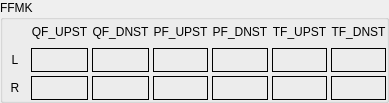
             <widget class="QGroupBox" name="groupBox">
              <property name="title">
               <string>FFMK</string>
              </property>
              <layout class="QGridLayout" name="gridLayout_3">
               <property name="leftMargin">
                <number>0</number>
               </property>
               <property name="topMargin">
                <number>0</number>
               </property>
               <property name="rightMargin">
                <number>0</number>
               </property>
               <property name="bottomMargin">
                <number>0</number>
               </property>
               <property name="spacing">
                <number>4</number>
               </property>
               <item row="1" column="6">
                <widget class="QLabel" name="tf_dnst_l_r">
                 <property name="minimumSize">
                  <size>
                   <width>0</width>
                   <height>24</height>
                  </size>
                 </property>
                 <property name="maximumSize">
                  <size>
                   <width>16777215</width>
                   <height>24</height>
                  </size>
                 </property>
                 <property name="frameShape">
                  <enum>QFrame::Box</enum>
                 </property>
                 <property name="text">
                  <string/>
                 </property>
                </widget>
               </item>
               <item row="0" column="1">
                <widget class="QLabel" name="label_qf_upst_r">
                 <property name="minimumSize">
                  <size>
                   <width>0</width>
                   <height>24</height>
                  </size>
                 </property>
                 <property name="maximumSize">
                  <size>
                   <width>16777215</width>
                   <height>24</height>
                  </size>
                 </property>
                 <property name="text">
                  <string>QF_UPST</string>
                 </property>
                 <property name="alignment">
                  <set>Qt::AlignCenter</set>
                 </property>
                </widget>
               </item>
               <item row="0" column="5">
                <widget class="QLabel" name="label_tf_upst_r">
                 <property name="minimumSize">
                  <size>
                   <width>0</width>
                   <height>24</height>
                  </size>
                 </property>
                 <property name="maximumSize">
                  <size>
                   <width>16777215</width>
                   <height>24</height>
                  </size>
                 </property>
                 <property name="text">
                  <string>TF_UPST</string>
                 </property>
                 <property name="alignment">
                  <set>Qt::AlignCenter</set>
                 </property>
                </widget>
               </item>
               <item row="1" column="2">
                <widget class="QLabel" name="qf_dnst_l_r">
                 <property name="minimumSize">
                  <size>
                   <width>0</width>
                   <height>24</height>
                  </size>
                 </property>
                 <property name="maximumSize">
                  <size>
                   <width>16777215</width>
                   <height>24</height>
                  </size>
                 </property>
                 <property name="frameShape">
                  <enum>QFrame::Box</enum>
                 </property>
                 <property name="text">
                  <string/>
                 </property>
                </widget>
               </item>
               <item row="0" column="3">
                <widget class="QLabel" name="label_pf_upst_r">
                 <property name="minimumSize">
                  <size>
                   <width>0</width>
                   <height>24</height>
                  </size>
                 </property>
                 <property name="maximumSize">
                  <size>
                   <width>16777215</width>
                   <height>24</height>
                  </size>
                 </property>
                 <property name="text">
                  <string>PF_UPST</string>
                 </property>
                 <property name="alignment">
                  <set>Qt::AlignCenter</set>
                 </property>
                </widget>
               </item>
               <item row="0" column="4">
                <widget class="QLabel" name="label_pf_dnst_r">
                 <property name="minimumSize">
                  <size>
                   <width>0</width>
                   <height>24</height>
                  </size>
                 </property>
                 <property name="maximumSize">
                  <size>
                   <width>16777215</width>
                   <height>24</height>
                  </size>
                 </property>
                 <property name="text">
                  <string>PF_DNST</string>
                 </property>
                 <property name="alignment">
                  <set>Qt::AlignCenter</set>
                 </property>
                </widget>
               </item>
               <item row="1" column="1">
                <widget class="QLabel" name="qf_upst_l_r">
                 <property name="minimumSize">
                  <size>
                   <width>0</width>
                   <height>24</height>
                  </size>
                 </property>
                 <property name="maximumSize">
                  <size>
                   <width>16777215</width>
                   <height>24</height>
                  </size>
                 </property>
                 <property name="frameShape">
                  <enum>QFrame::Box</enum>
                 </property>
                 <property name="text">
                  <string/>
                 </property>
                </widget>
               </item>
               <item row="1" column="0">
                <widget class="QLabel" name="label_l_r">
                 <property name="minimumSize">
                  <size>
                   <width>24</width>
                   <height>24</height>
                  </size>
                 </property>
                 <property name="maximumSize">
                  <size>
                   <width>24</width>
                   <height>24</height>
                  </size>
                 </property>
                 <property name="text">
                  <string>L</string>
                 </property>
                 <property name="alignment">
                  <set>Qt::AlignCenter</set>
                 </property>
                </widget>
               </item>
               <item row="1" column="3">
                <widget class="QLabel" name="pf_upst_l_r">
                 <property name="minimumSize">
                  <size>
                   <width>0</width>
                   <height>24</height>
                  </size>
                 </property>
                 <property name="maximumSize">
                  <size>
                   <width>16777215</width>
                   <height>24</height>
                  </size>
                 </property>
                 <property name="frameShape">
                  <enum>QFrame::Box</enum>
                 </property>
                 <property name="text">
                  <string/>
                 </property>
                </widget>
               </item>
               <item row="0" column="2">
                <widget class="QLabel" name="label_qf_dnst_r">
                 <property name="minimumSize">
                  <size>
                   <width>0</width>
                   <height>24</height>
                  </size>
                 </property>
                 <property name="maximumSize">
                  <size>
                   <width>16777215</width>
                   <height>24</height>
                  </size>
                 </property>
                 <property name="text">
                  <string>QF_DNST</string>
                 </property>
                 <property name="alignment">
                  <set>Qt::AlignCenter</set>
                 </property>
                </widget>
               </item>
               <item row="0" column="6">
                <widget class="QLabel" name="label_tf_dnst_r">
                 <property name="minimumSize">
                  <size>
                   <width>0</width>
                   <height>24</height>
                  </size>
                 </property>
                 <property name="maximumSize">
                  <size>
                   <width>16777215</width>
                   <height>24</height>
                  </size>
                 </property>
                 <property name="text">
                  <string>TF_DNST</string>
                 </property>
                 <property name="alignment">
                  <set>Qt::AlignCenter</set>
                 </property>
                </widget>
               </item>
               <item row="1" column="4">
                <widget class="QLabel" name="pf_dnst_l_r">
                 <property name="minimumSize">
                  <size>
                   <width>0</width>
                   <height>24</height>
                  </size>
                 </property>
                 <property name="maximumSize">
                  <size>
                   <width>16777215</width>
                   <height>24</height>
                  </size>
                 </property>
                 <property name="frameShape">
                  <enum>QFrame::Box</enum>
                 </property>
                 <property name="text">
                  <string/>
                 </property>
                </widget>
               </item>
               <item row="0" column="0">
                <widget class="QLabel" name="label_r_spacer">
                 <property name="minimumSize">
                  <size>
                   <width>24</width>
                   <height>24</height>
                  </size>
                 </property>
                 <property name="maximumSize">
                  <size>
                   <width>24</width>
                   <height>24</height>
                  </size>
                 </property>
                 <property name="text">
                  <string/>
                 </property>
                </widget>
               </item>
               <item row="1" column="5">
                <widget class="QLabel" name="tf_upst_l_r">
                 <property name="minimumSize">
                  <size>
                   <width>0</width>
                   <height>24</height>
                  </size>
                 </property>
                 <property name="maximumSize">
                  <size>
                   <width>16777215</width>
                   <height>24</height>
                  </size>
                 </property>
                 <property name="frameShape">
                  <enum>QFrame::Box</enum>
                 </property>
                 <property name="text">
                  <string/>
                 </property>
                </widget>
               </item>
               <item row="2" column="3">
                <widget class="QLabel" name="pf_upst_r_r">
                 <property name="minimumSize">
                  <size>
                   <width>0</width>
                   <height>24</height>
                  </size>
                 </property>
                 <property name="maximumSize">
                  <size>
                   <width>16777215</width>
                   <height>24</height>
                  </size>
                 </property>
                 <property name="frameShape">
                  <enum>QFrame::Box</enum>
                 </property>
                 <property name="text">
                  <string/>
                 </property>
                </widget>
               </item>
               <item row="2" column="2">
                <widget class="QLabel" name="qf_dnst_r_r">
                 <property name="minimumSize">
                  <size>
                   <width>0</width>
                   <height>24</height>
                  </size>
                 </property>
                 <property name="maximumSize">
                  <size>
                   <width>16777215</width>
                   <height>24</height>
                  </size>
                 </property>
                 <property name="frameShape">
                  <enum>QFrame::Box</enum>
                 </property>
                 <property name="text">
                  <string/>
                 </property>
                </widget>
               </item>
               <item row="2" column="5">
                <widget class="QLabel" name="tf_upst_r_r">
                 <property name="minimumSize">
                  <size>
                   <width>0</width>
                   <height>24</height>
                  </size>
                 </property>
                 <property name="maximumSize">
                  <size>
                   <width>16777215</width>
                   <height>24</height>
                  </size>
                 </property>
                 <property name="frameShape">
                  <enum>QFrame::Box</enum>
                 </property>
                 <property name="text">
                  <string/>
                 </property>
                </widget>
               </item>
               <item row="2" column="4">
                <widget class="QLabel" name="pf_dnst_r_r">
                 <property name="minimumSize">
                  <size>
                   <width>0</width>
                   <height>24</height>
                  </size>
                 </property>
                 <property name="maximumSize">
                  <size>
                   <width>16777215</width>
                   <height>24</height>
                  </size>
                 </property>
                 <property name="frameShape">
                  <enum>QFrame::Box</enum>
                 </property>
                 <property name="text">
                  <string/>
                 </property>
                </widget>
               </item>
               <item row="2" column="0">
                <widget class="QLabel" name="label_r_r">
                 <property name="minimumSize">
                  <size>
                   <width>24</width>
                   <height>24</height>
                  </size>
                 </property>
                 <property name="maximumSize">
                  <size>
                   <width>24</width>
                   <height>24</height>
                  </size>
                 </property>
                 <property name="text">
                  <string>R</string>
                 </property>
                 <property name="alignment">
                  <set>Qt::AlignCenter</set>
                 </property>
                </widget>
               </item>
               <item row="2" column="1">
                <widget class="QLabel" name="qf_upst_r_r">
                 <property name="minimumSize">
                  <size>
                   <width>0</width>
                   <height>24</height>
                  </size>
                 </property>
                 <property name="maximumSize">
                  <size>
                   <width>16777215</width>
                   <height>24</height>
                  </size>
                 </property>
                 <property name="frameShape">
                  <enum>QFrame::Box</enum>
                 </property>
                 <property name="text">
                  <string/>
                 </property>
                </widget>
               </item>
               <item row="2" column="6">
                <widget class="QLabel" name="tf_dnst_r_r">
                 <property name="minimumSize">
                  <size>
                   <width>0</width>
                   <height>24</height>
                  </size>
                 </property>
                 <property name="maximumSize">
                  <size>
                   <width>16777215</width>
                   <height>24</height>
                  </size>
                 </property>
                 <property name="frameShape">
                  <enum>QFrame::Box</enum>
                 </property>
                 <property name="text">
                  <string/>
                 </property>
                </widget>
               </item>
              </layout>
             </widget>
